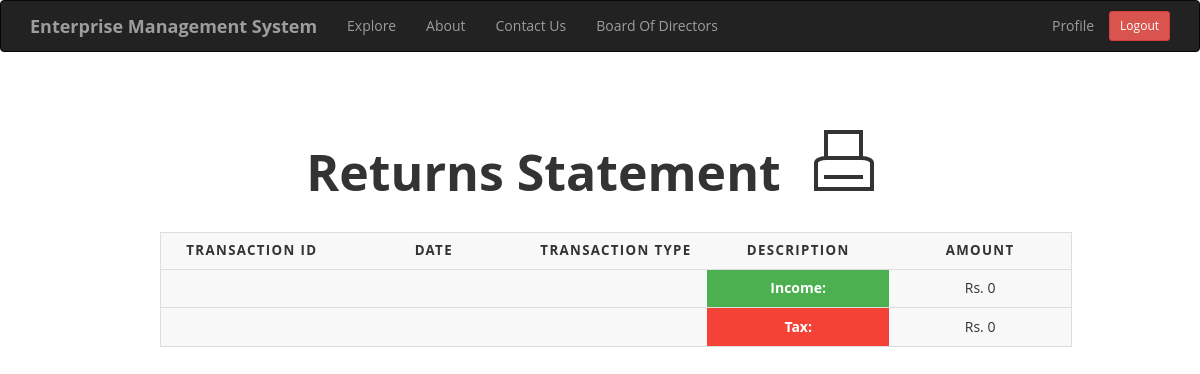
The page /get_returns (signed in) on the database as committed earlier.
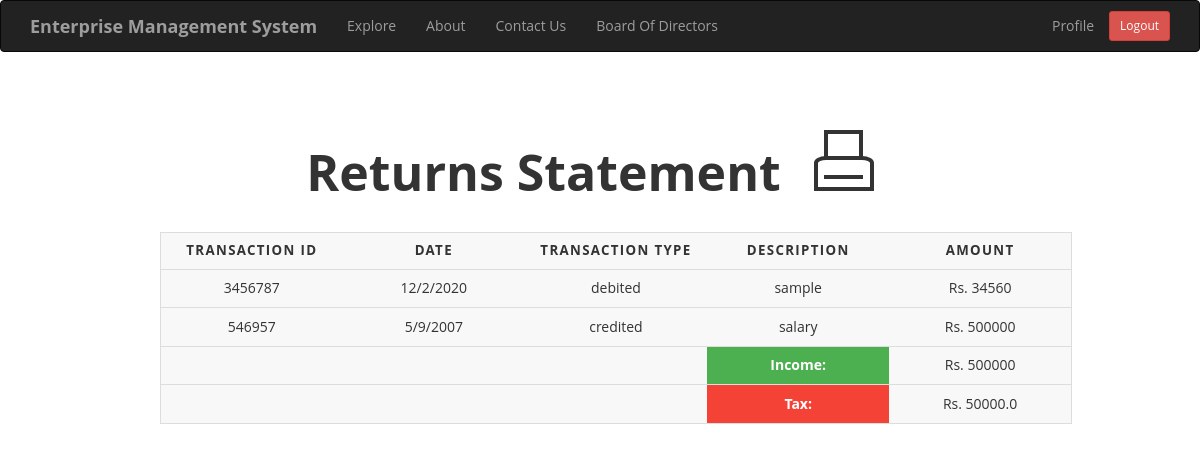
The same page on the database as committed later.
### app/models.py (models this page shows, shortened)
class Transaction(db.Model):
    id = db.Column(db.Integer,primary_key=True)
    tr_id = db.Column(db.Integer)
    date = db.Column(db.String(64))
    description = db.Column(db.String(140))
    tr_type = db.Column(db.String(64))
    amount = db.Column(db.Integer)
    valid = db.Column(db.Boolean, default=False)
    user_id = db.Column(db.Integer,db.ForeignKey('user.id'))
    comment = db.relationship('Comment',backref='comment_of',lazy='dynamic')
    document = db.relationship('Document',backref='document_of',lazy='dynamic')

### app/routes.py (the view)
@app.route('/get_returns')
@login_required
def get_returns():
    transactions = Transaction.query.filter_by(user_id=current_user.id,valid=True)
    cr_tr = Transaction.query.filter_by(user_id=current_user.id,valid=True,tr_type='credited')
    inc_tax, income = tax(cr_tr)
    return render_template('returns.html',title='Returns',transaction=transactions,tax=inc_tax,income=income)

### app/get_returns.py (called while the page is built)
def tax(cr):
    income,tax=0, 0
    for t in cr:
    	income+=t.amount
    if income < 250000:
    	return tax, income
    elif income < 500000:
    	tax = income/20
    	return tax, income
    elif income < 750000:
    	return income/10, income
    elif income < 1000000:
        return 15*(income/100), income
    elif income < 1250000:
    	return 20*(income/100), income
    elif income < 1500000:
    	return 25*(income/100), income
    else:
    	return 30*(income/100), income

### app/models.py (called while the page is built)
@login.user_loader
def load_user(id):
    return User.query.get(int(id))

### app/routes.py (called while the page is built)
@app.before_request
def before_request():
    if current_user.is_authenticated:
        current_user.last_seen = datetime.utcnow()
        db.session.commit()

### app/templates/returns.html (shortened to what this page needs)
{% extends "base.html" %}
{% block app_content %}
  <p style="text-align: center; font-size: 50px; margin-top: 50px;"><b>Returns Statement</b> <button class="print-button" onclick="print()"><span class="print-icon"></span></button></p>
<table style="margin-left: 130px;">
  <thead>
    <tr>
      <th scope="col">Transaction ID</th>
      <th scope="col">Date</th>
      <th scope="col">Transaction Type</th>
      <th scope="col">Description</th>
      <th scope="col">Amount</th>
    </tr>
  </thead>
  <tbody>
  	{% for po in transaction %}
    <tr>
    	<td>{{ po.tr_id }}</td>
        <td>{{ po.date }}</td>
        <td>{{ po.tr_type }}</td>
        <td>{{ po.description }}</td>
        <td>Rs. {{ po.amount }}</td>
    </tr>
    {% endfor %}
    <tr>
      <td></td>
      <td></td>
      <td></td>
      <td style="color: white; background-color: #4CAF50;"><b>Income: </b></td>
      <td>Rs. {{ income }}</td>
    </tr>
    <tr>
      <td></td>
      <td></td>
      <td></td>
      <td style="color: white; background-color: #f44336;"><b>Tax: </b></td>
      <td>Rs. {{ tax }}</td>
    </tr>
  </tbody>
</table>
{% endblock %}

Rows that differ between the two databases and show on the page:
now on this page (row edited): Transaction: tr_id "3456787", date "12/2/2020", tr_type "debited", description "sample", amount "34560"
added Transaction: tr_id "546957", date "5/9/2007", tr_type "credited", description "salary", amount "500000"
Other text that changed with them:
{{ income }}: "0" → "500000"
{{ tax }}: "0" → "50000.0"
